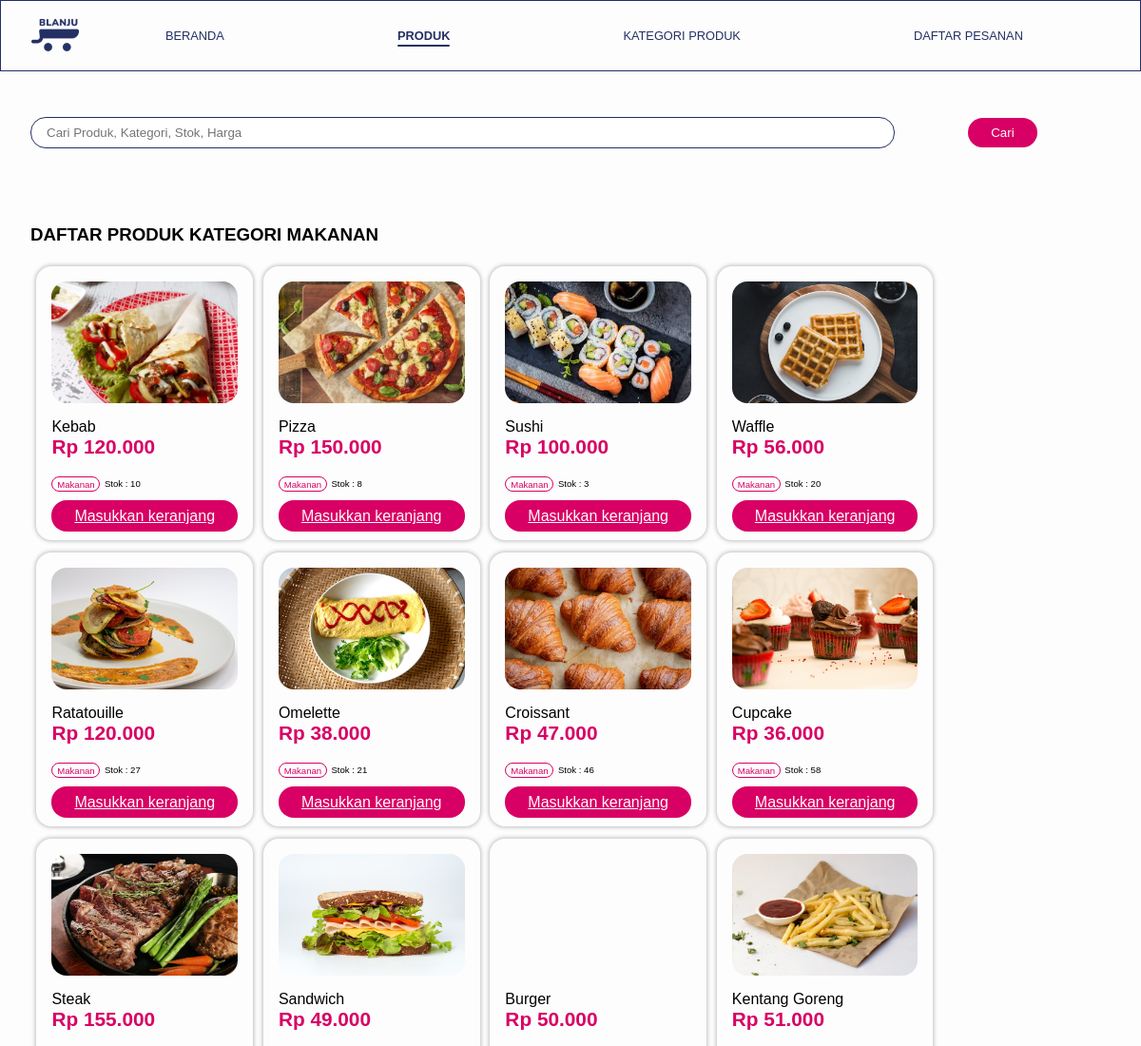
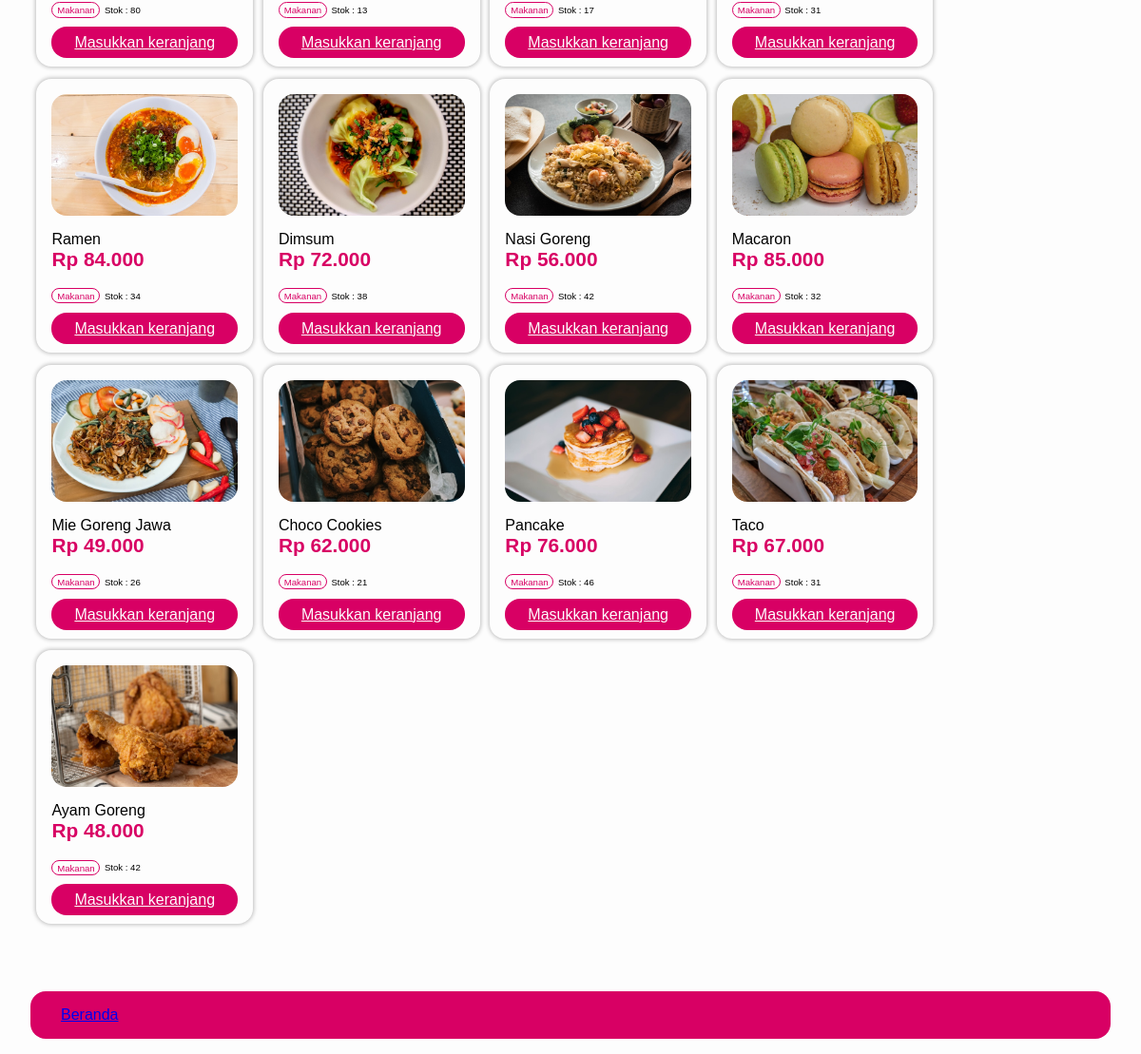
/paw-pj6/modul-5_praktikan/app/pengguna/produk_kategori.php?kat=1, run on the app's committed database (2 pictures, top to bottom).
### tables this page shows
CREATE TABLE `categories` (
  `kodeKategori` int(11) NOT NULL,
  `namaKategori` varchar(100) NOT NULL
);

CREATE TABLE `products` (
  `kodeProduk` int(11) NOT NULL,
  `kodeKategori` int(11) NOT NULL,
  `namaProduk` varchar(100) NOT NULL,
  `gambarProduk` varchar(255) NOT NULL,
  `hargaProduk` int(11) NOT NULL,
  `stokProduk` int(11) NOT NULL,
  `created_at` timestamp NOT NULL DEFAULT current_timestamp() ON UPDATE current_timestamp(),
  `updated_at` timestamp NULL DEFAULT NULL
);

### paw-pj6/modul-5_praktikan/app/database.php (called while the page is built, shortened)
<?php
function getDataProductsByCategory($kodeKategori)
{
	try{
		$statement = DB->prepare("SELECT * FROM products JOIN categories ON products.kodeKategori=categories.kodeKategori WHERE categories.kodeKategori = :kodeKategori");
		$statement->bindValue(':kodeKategori',$kodeKategori);
		$statement->execute();
		return $statement->fetchAll(PDO::FETCH_ASSOC);
	}
	catch(PDOException $err){
		echo $err->getMessage();
	}
}
?>

### paw-pj6/modul-5_praktikan/app/pengguna/produk_kategori.php (the view, shortened to what this page needs)
<?php
   $products = getDataProductsByCategory($_GET["kat"]);
?>
    <section id="content-header">
        <form action="" method="post">
            <div class="content-header-container">
                <div class="input-form">
                    <input type="text" placeholder="Cari Produk, Kategori, Stok, Harga">
                </div>
                <div class="input-button">
                    <button type="submit" class="primary-btn">Cari</button>
                </div>
            </div>
        </form>
    </section>
    <section id="content-main">
        <div class="content-main-container">
            <h1>DAFTAR PRODUK KATEGORI <?=strtoupper($products[0]["namaKategori"])?></h1>
            <div class="list-products">
                <?php foreach ($products as $product) : ?>
                <div class="card-product">
                    <div class="card-product-container">
                        <div class="card-product-image" style="background-image:url(<?= BASEURL ?>/assets/images/products/<?=$product["gambarProduk"]?>); background-size:cover;background-position:center;">
                        </div>
                        <div class="card-product-title">
                            <?= ucwords($product["namaProduk"])?>
                        </div>
                        <div class="card-product-price">
                            <?= "Rp " . number_format($product["hargaProduk"], 0, ',', '.');?>
                        </div>
                        <div class="card-product-info">
                            <span class="card-product-category"><?=ucwords($product["namaKategori"])?></span>
                            <span class="card-product-stock">Stok : <?=$product["stokProduk"]?></span>
                        </div>
                        <br>
                        <div>
                            <a href="tambah_produk_keranjang.php?pro=<?= $product["kodeProduk"]?>" class="primary-btn">Masukkan keranjang</a>
                        </div>
                    </div>
                </div>
                <?php endforeach; ?>
            </div>
        </div>
    </section>

### paw-pj6/modul-5_praktikan/assets/css/base.css (style rules this page uses)
* { margin:0 auto; font-family: sans-serif; }
.primary-btn { background-color: #D80064; color: #FDFDFD; padding:0.5rem 1.5rem; outline: none; border-radius: 1rem; border: none; }
.input-form { margin:1rem 0; }
.input-form input { border: #243064 solid 1px; padding:0.5rem 1rem; border-radius: 1rem; box-sizing: border-box; }
.card-product { display: inline-block; box-shadow: 0px 0px 4px 1px rgba(0, 0, 0, 0.25); border-radius: 1rem; min-width:17vw; }
.card-product-container { padding: 1rem; }
.card-product-image { width: 100%; height:8rem; border-radius: 1rem; }
.card-product-title { margin-top:1rem; font-size: 1rem; }
.card-product-price { font-size: 1.3rem; font-weight: bold; color: #D80064; }
.card-product-info { display: flexbox; margin-top:1rem; justify-content: space-between; align-items: center; }
.card-product-category { font-size: 0.6rem; border-radius: 1rem; border: #D80064 1px solid; color:#D80064; padding:0.1rem 0.3rem; }
.card-product-stock { font-size: 0.6rem; }

### paw-pj6/modul-5_praktikan/assets/css/pengguna.css (style rules this page uses)
#content-header { margin-bottom: 4rem; }
.content-header-container { display: flex; justify-content: space-between; align-items: center; }
.content-header-container .input-form { width:80%; }
.content-header-container .input-form input { width:100%; }
#content-main { position: relative; }
.list-products { margin:1rem 0; }
.list-products .card-product { margin:0.4rem 0 0.4rem 0.4rem; }

### data on the page
categories: namaKategori "MAKANAN"
products: gambarProduk (picture), namaProduk "Kebab", hargaProduk "120.000", kodeKategori.namaKategori "Makanan", stokProduk "10"
products: gambarProduk (picture), namaProduk "Pizza", hargaProduk "150.000", kodeKategori.namaKategori "Makanan", stokProduk "8"
products: gambarProduk (picture), namaProduk "Sushi", hargaProduk "100.000", kodeKategori.namaKategori "Makanan", stokProduk "3"
products: gambarProduk (picture), namaProduk "Waffle", hargaProduk "56.000", kodeKategori.namaKategori "Makanan", stokProduk "20"
products: gambarProduk (picture), namaProduk "Ratatouille", hargaProduk "120.000", kodeKategori.namaKategori "Makanan", stokProduk "27"
products: gambarProduk (picture), namaProduk "Omelette", hargaProduk "38.000", kodeKategori.namaKategori "Makanan", stokProduk "21"
products: gambarProduk (picture), namaProduk "Croissant", hargaProduk "47.000", kodeKategori.namaKategori "Makanan", stokProduk "46"
products: gambarProduk (picture), namaProduk "Cupcake", hargaProduk "36.000", kodeKategori.namaKategori "Makanan", stokProduk "58"
products: gambarProduk (picture), namaProduk "Steak", hargaProduk "155.000", kodeKategori.namaKategori "Makanan", stokProduk "80"
products: gambarProduk (picture), namaProduk "Sandwich", hargaProduk "49.000", kodeKategori.namaKategori "Makanan", stokProduk "13"
products: namaProduk "Burger", hargaProduk "50.000", kodeKategori.namaKategori "Makanan", stokProduk "17"
products: gambarProduk (picture), namaProduk "Kentang Goreng", hargaProduk "51.000", kodeKategori.namaKategori "Makanan", stokProduk "31"
products: gambarProduk (picture), namaProduk "Ramen", hargaProduk "84.000", kodeKategori.namaKategori "Makanan", stokProduk "34"
products: gambarProduk (picture), namaProduk "Dimsum", hargaProduk "72.000", kodeKategori.namaKategori "Makanan", stokProduk "38"
products: gambarProduk (picture), namaProduk "Nasi Goreng", hargaProduk "56.000", kodeKategori.namaKategori "Makanan", stokProduk "42"
products: gambarProduk (picture), namaProduk "Macaron", hargaProduk "85.000", kodeKategori.namaKategori "Makanan", stokProduk "32"
products: gambarProduk (picture), namaProduk "Mie Goreng Jawa", hargaProduk "49.000", kodeKategori.namaKategori "Makanan", stokProduk "26"
products: gambarProduk (picture), namaProduk "Choco Cookies", hargaProduk "62.000", kodeKategori.namaKategori "Makanan", stokProduk "21"
products: gambarProduk (picture), namaProduk "Pancake", hargaProduk "76.000", kodeKategori.namaKategori "Makanan", stokProduk "46"
products: gambarProduk (picture), namaProduk "Taco", hargaProduk "67.000", kodeKategori.namaKategori "Makanan", stokProduk "31"
products: gambarProduk (picture), namaProduk "Ayam Goreng", hargaProduk "48.000", kodeKategori.namaKategori "Makanan", stokProduk "42"
